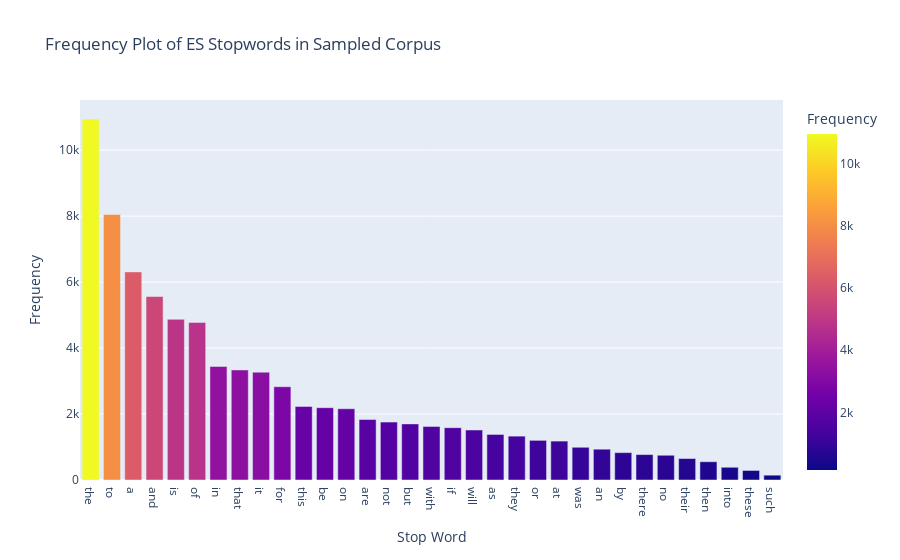

Notebook code for this chart:
### Code cell
px.bar(es_stopword_freq_df,
       x='Stop Word',
       y='Frequency',
       color='Frequency',
       title='Frequency Plot of ES Stopwords in Sampled Corpus')

### Figure 1 — Plotly figure (JSON) as saved in the notebook; plotly's stock layout.template omitted (floating-point values rounded to 4 significant figures)
{"data": [{"alignmentgroup": "True", "hovertemplate": "Stop Word=%{x}<br>Frequency=%{marker.color}<extra></extra>", "legendgroup": "", "marker": {"color": [10944, 8050, 6309, 5562, 4871, 4778, 3442, 3337, 3270, 2828, 2231, 2192, 2160, 1835, 1756, 1701, 1625, 1586, 1516, 1381, 1330, 1202, 1180, 992, 934, 830, 771, 750, 651, 554, 386, 289, 146], "coloraxis": "coloraxis", "pattern": {"shape": ""}}, "name": "", "offsetgroup": "", "orientation": "v", "showlegend": false, "textposition": "auto", "type": "bar", "x": ["the", "to", "a", "and", "is", "of", "in", "that", "it", "for", "this", "be", "on", "are", "not", "but", "with", "if", "will", "as", "they", "or", "at", "was", "an", "by", "there", "no", "their", "then", "into", "these", "such"], "xaxis": "x", "y": [10944, 8050, 6309, 5562, 4871, 4778, 3442, 3337, 3270, 2828, 2231, 2192, 2160, 1835, 1756, 1701, 1625, 1586, 1516, 1381, 1330, 1202, 1180, 992, 934, 830, 771, 750, 651, 554, 386, 289, 146], "yaxis": "y"}], "layout": {"barmode": "relative", "coloraxis": {"colorbar": {"title": {"text": "Frequency"}}, "colorscale": [[0, "#0d0887"], [0.1111, "#46039f"], [0.2222, "#7201a8"], [0.3333, "#9c179e"], [0.4444, "#bd3786"], [0.5556, "#d8576b"], [0.6667, "#ed7953"], [0.7778, "#fb9f3a"], [0.8889, "#fdca26"], [1, "#f0f921"]]}, "legend": {"tracegroupgap": 0}, "title": {"text": "Frequency Plot of ES Stopwords in Sampled Corpus"}, "xaxis": {"anchor": "y", "domain": [0, 1], "title": {"text": "Stop Word"}}, "yaxis": {"anchor": "x", "domain": [0, 1], "title": {"text": "Frequency"}}}}
